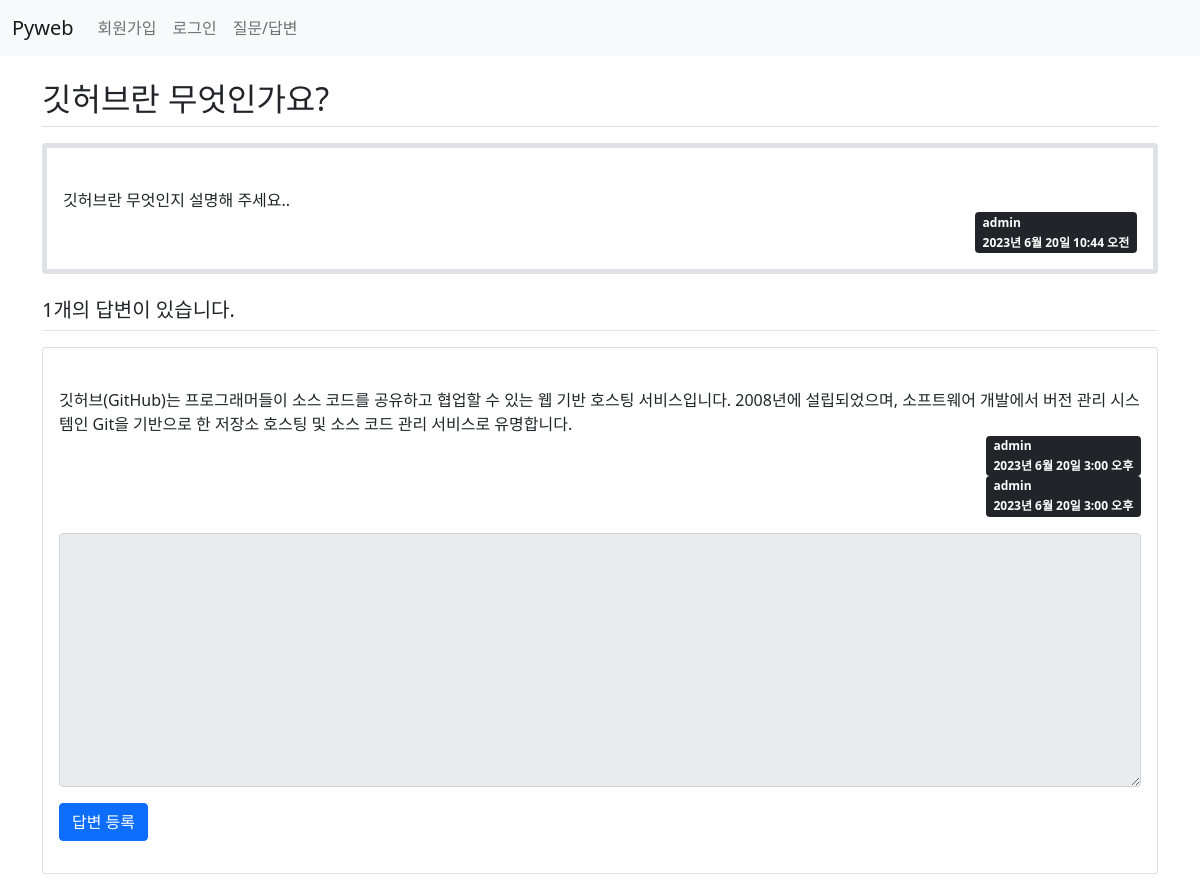
/board/3/, run on the app's committed database.
### board/models.py (models this page shows, shortened)
class Question(models.Model):
    author = models.ForeignKey(User, on_delete=models.CASCADE)
    subject = models.CharField(max_length=200)  #제목
    content = models.TextField()                #질문 내용
    create_date = models.DateTimeField()        #등록일
    modify_date = models.DateTimeField(null=True, blank=True)

class Answer(models.Model):
    author = models.ForeignKey(User, on_delete=models.CASCADE)
    content = models.TextField()  #답변 내용
    create_date = models.DateTimeField()  #등록일
    modify_date = models.DateTimeField(null=True, blank=True)
    question = models.ForeignKey(Question,
                        on_delete=models.CASCADE)   #외래키

### board/views.py (the view)
# urls.py: path('<int:question_id>/', views.detail, name='detail'),
def detail(request, question_id):
    question = get_object_or_404(Question, pk=question_id)
    context = {'question': question}
    return render(request, 'board/detail.html', context)

### templates/board/detail.html (shortened to what this page needs)
{% extends 'base.html' %}
{% block content %}
<div class="container my-3">
    <h2 class="border-bottom py-2">{{ question.subject }}</h2>
    <div class="card my-3 border border-5">
        <div class="card-body">
            <div class="card-text" style="white-space: pre-line">
                {{ question.content }}
            </div>
            <div class="d-flex justify-content-end">
                <div class="badge bg-dark text-start">
                    <div class="mb-2">{{ question.author }}</div>
                    <div>{{ question.create_date }}</div>
                </div>
            </div>
        </div>
    </div>
    <h5 class="border-bottom my-3 py-2">
        {{ question.answer_set.count }}개의 답변이 있습니다.
    </h5>
    <div>
        {% for answer in question.answer_set.all %}
        <div class="card my-3">
            <div class="card-body">
                <div class="card-text" style="white-space: pre-line">
                    {{ answer.content }}
                </div>
                <div class="d-flex justify-content-end">
                <div class="badge bg-dark text-start">
                    <div class="mb-2">{{ answer.author }}</div>
                    <div>{{ answer.create_date }}</div>
                </div>
            </div>
            <div class="d-flex justify-content-end">
                <div class="badge bg-dark text-start">
                    <div class="mb-2">{{ answer.author }}</div>
                    <div>{{ answer.create_date }}</div>
                </div>
        </div>
        {% endfor %}
        <form action="{% url 'board:answer_create' question.id %}"
              method="post" class="my-3">
            <div class="form-group">
            <textarea name="content" id="content" rows="10" cols="50"
                      class="form-control mb-3"
                {% if not user.is_authenticated %}disabled{% endif %}></textarea>
            </div>
            <button type="submit" class="btn btn-primary">답변 등록</button>
        </form>
    </div>
</div>
{% endblock %}

### data on the page
Question: subject "깃허브란 무엇인가요?", content "깃허브란 무엇인지 설명해 주세요..", author "admin", create_date "2023년 6월 20일 10:44 오전", answer_set.count "1"
Answer: content "깃허브(GitHub)는 프로그래머들이 소스 코드를 공유하고 협업할 수 있는 웹 기반 호스팅 서비스입니다. 2008년에 설립되었으며, 소프트웨어 개발에서 버전 관리 시스템인 Git을 기반으로 한 저장소 호스팅 및 소스 코드 관리 서비스로 유명합니다.", author "admin", create_date "2023년 6월 20일 3:00 오후"
